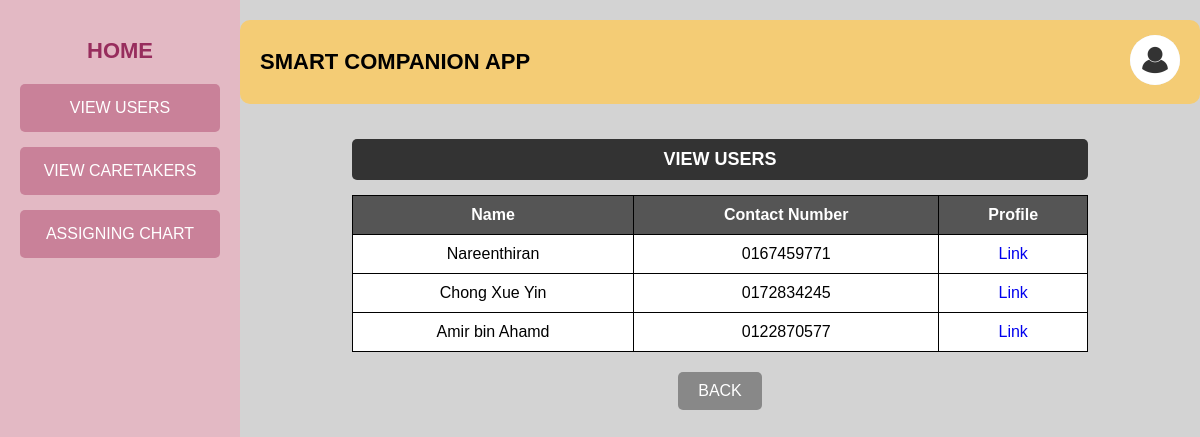
The page /aviewusers on the database as committed earlier.
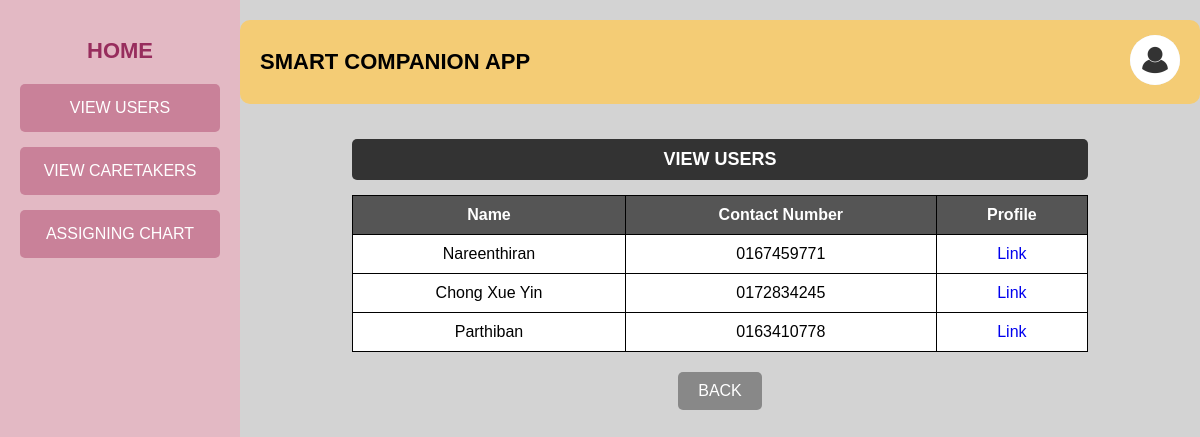
The same page on the database as committed later.
### tables this page shows
CREATE TABLE user (
            id INTEGER PRIMARY KEY AUTOINCREMENT,
            name TEXT NOT NULL,
            age TEXT NOT NULL,
            gender TEXT NOT NULL,
            username TEXT NOT NULL,
            password TEXT NOT NULL,
            ph_num TEXT NOT NULL
        );

### app.py (the view)
@app.route("/aviewusers", methods=["GET", "POST"])
def aviewusers():
    db= get_db()
    cursor = db.cursor()
    admin_id = session.get('admin_id')
    str_admin_id = str(admin_id)
    with open("static/img_log/admin/"+ str_admin_id + ".txt", "r") as file:
        image_name = str(file.read())
        image_url= url_for('static', filename='uploads/'+ image_name)
    cursor.execute("SELECT * FROM user ")
    patient_list = cursor.fetchall()  # Fetch all matching rows
    db.close()
    return render_template("Admin/viewuser.html", image_url=image_url, contacts=patient_list)

### app.py (called while the page is built)
def get_db():
    if 'db' not in g:
        g.db = sqlite3.connect('project.db')
        g.db.row_factory = sqlite3.Row
    return g.db

### templates/Admin/viewuser.html (shortened to what this page needs)
<!DOCTYPE html>
<html lang="en">
<head>
    <link rel="stylesheet" href="static/contact.css">
</head>
<body>
    <div class="container">
        <div class="sidebar">
            <a href="{{ url_for('admin') }}"><h2>HOME</h2></a>
            <a href="{{ url_for('aviewusers') }}"><button class="nav-btn">VIEW USERS</button></a>
            <a href="{{ url_for('aviewcare') }}"><button class="nav-btn">VIEW CARETAKERS</button></a>
            <a href="{{ url_for('assign') }}"><button class="nav-btn">ASSIGNING CHART</button></a>
        </div>
        <div class="main-content">
            <div class="header">
                <h1>SMART COMPANION APP</h1>
                <div class="user-profile">
                    <a href="{{ url_for('adminprofile') }}"><img src="{{ image_url }}" alt="Profile Picture" class="profile-img"></a>
                </div>
            </div>
           <div class="contacts-section">
            <h2 class="contacts-title">VIEW USERS</h2>
            <table class="contacts-table">
                <tr>
                    <th>Name</th>
                    <th>Contact Number</th>
                    <th>Profile</th>
                </tr>
                {% for contact in contacts %}
                <tr>
                    <td>{{ contact[1] }}</td>
                    <td>{{ contact[6] }}</td>
                    <td><a href="/aviewuserprofile?p_id={{ contact[0] }}">Link</td>
                </tr>
                {% endfor %}
            </table>
        </div>
        <div class="buttons">
            <a href="{{ url_for('admin') }}"><button class="back-btn">BACK</button></a>
        </div>
    </div>
</div>
</body>
</html>

Rows that differ between the two databases and show on the page:
removed user: name "Amir bin Ahamd", ph_num "0122870577"
added user: name "Parthiban", ph_num "0163410778"
